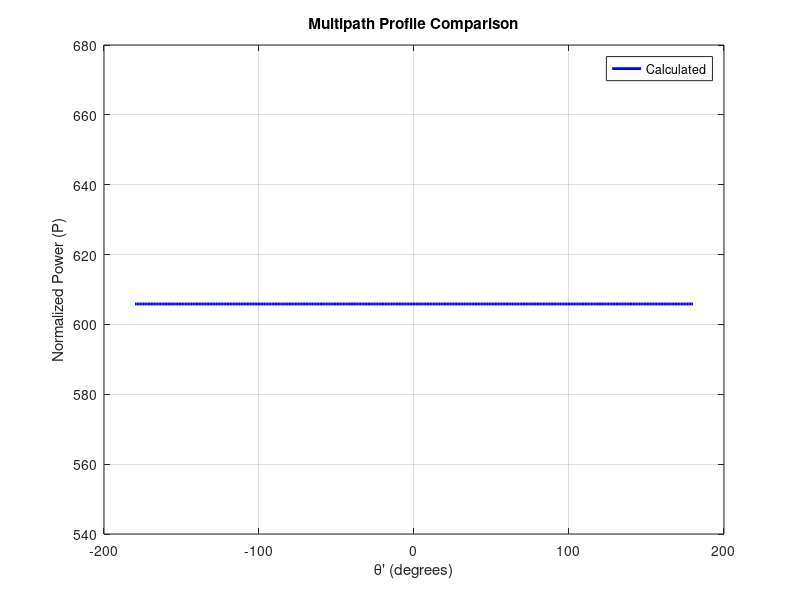

Write MATLAB code to recreate this figure.
% Load the data from circular.mat
load('circular.mat');

% Constants
R = 0.208;  % Radius of the antenna array in meters
f = 5.5e9;  % Frequency of the signal in Hz

% Calculate the time difference between consecutive timestamps
time_diff = diff(t);
angular_velocity = 360 / (12.25 / time_diff(1));  % Degrees per second
% Calculate angular positions (φ) for each measurement in radians
phi = cumsum(angular_velocity * time_diff) * pi / 180; % Convert to radians

% Create an array to store the multipath profile
theta_values = -180:180;  % Adjusted θ' values at 3-degree intervals
multipath_profile = zeros(size(theta_values));

% Calculate the multipath profile for different θ' values
for i = 1:length(theta_values)
    theta_prime = theta_values(i);
    mpsum = zeros(size(t));
    for j = 1:length(h)-1
        hk = h(j,2) / h(j,1);
        mpsum(j) = abs((hk * exp(1j * 2 * pi * f * R * cos(phi(j)-theta_prime)))).^2;
    end
    multipath_profile(i) = sum(mpsum); 
end

% Normalize the multipath profile for better visualization
% multipath_profile = multipath_profile / max(multipath_profile);

% Load the provided multipath profile values
load('MultipathProfile.mat');

% Plot both the calculated multipath profile and the provided values
plot(theta_values, multipath_profile, 'b', 'LineWidth', 2);
hold on;
% theta_values3 = -180:3:180;
% plot(theta_values3, P, 'r', 'LineWidth', 2);
hold off;

xlabel('θ'' (degrees)');
ylabel('Normalized Power (P)');
title('Multipath Profile Comparison');
legend('Calculated', 'Provided');
grid on;
